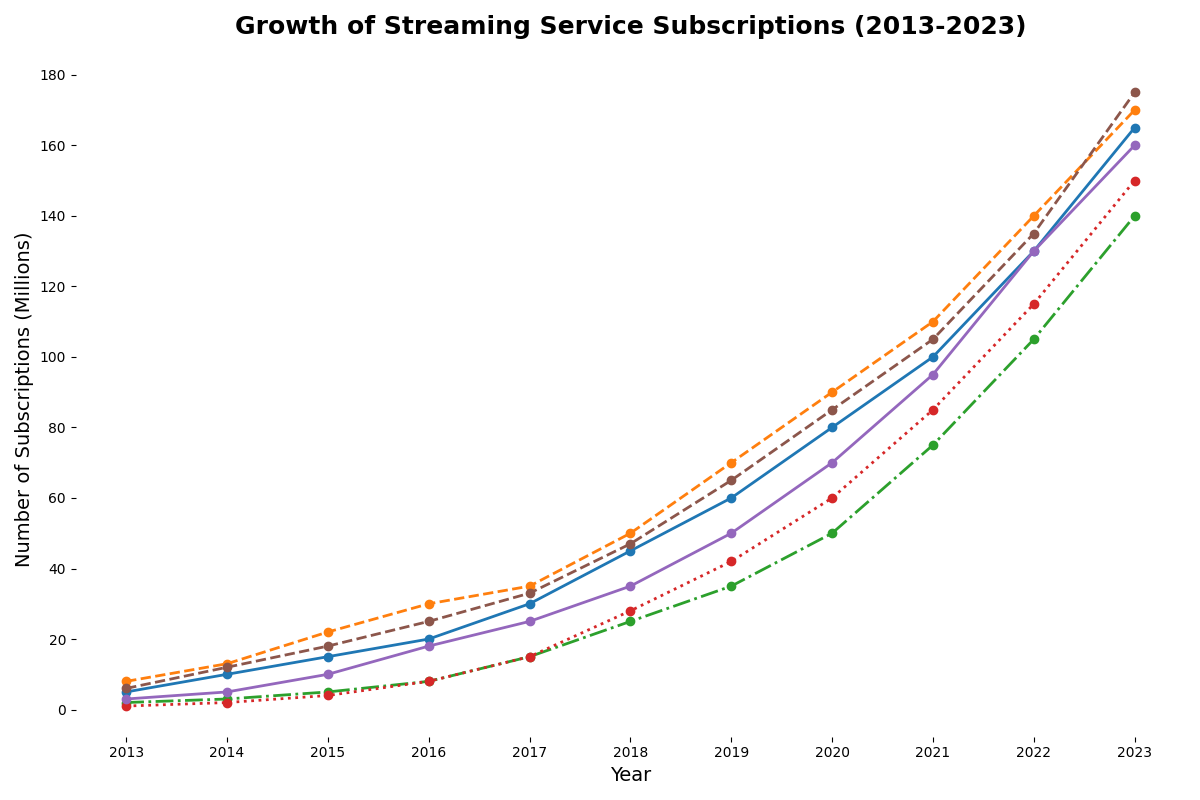

Write the Python code that produced this figure.
import matplotlib.pyplot as plt
import numpy as np

years = np.arange(2013, 2024)

# Original data for services
service_a = np.array([5, 10, 15, 20, 30, 45, 60, 80, 100, 130, 165])
service_b = np.array([8, 13, 22, 30, 35, 50, 70, 90, 110, 140, 170])
service_c = np.array([2, 3, 5, 8, 15, 25, 35, 50, 75, 105, 140])
service_d = np.array([1, 2, 4, 8, 15, 28, 42, 60, 85, 115, 150])

# Additional made-up data
service_e = np.array([3, 5, 10, 18, 25, 35, 50, 70, 95, 130, 160])
service_f = np.array([6, 12, 18, 25, 33, 47, 65, 85, 105, 135, 175])

fig, ax = plt.subplots(figsize=(12, 8))

line_styles = ['-', '--', '-.', ':', '-', '--']
services = [service_a, service_b, service_c, service_d, service_e, service_f]
colors = ['#1f77b4', '#ff7f0e', '#2ca02c', '#d62728', '#9467bd', '#8c564b']

for service, linestyle, color in zip(services, line_styles, colors):
    ax.plot(years, service, linestyle=linestyle, color=color, linewidth=2, marker='o', markersize=6)

ax.set_title('Growth of Streaming Service Subscriptions (2013-2023)', fontsize=18, fontweight='bold', pad=20)
ax.set_xlabel('Year', fontsize=14)
ax.set_ylabel('Number of Subscriptions (Millions)', fontsize=14)
ax.set_xticks(years)
ax.set_yticks(np.arange(0, 181, 20))

# Remove borders
ax.spines['top'].set_visible(False)
ax.spines['right'].set_visible(False)
ax.spines['left'].set_visible(False)
ax.spines['bottom'].set_visible(False)

plt.tight_layout()
plt.show()
